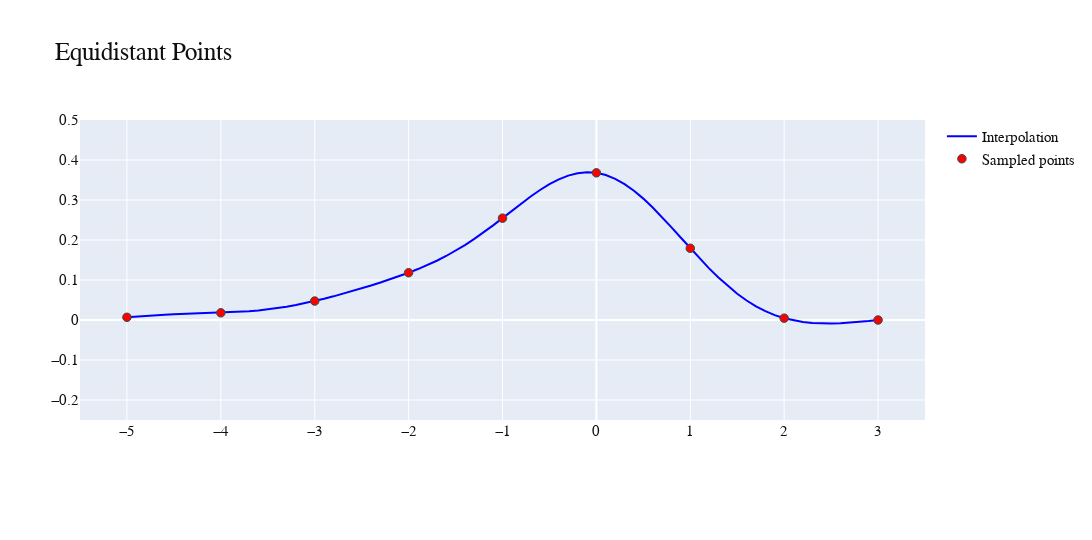

Notebook cell for this chart:
### Markdown cell above
##### Plotting the Interpolation

### Code cell
plot_rbf_interp("Equidistant Points", equal_x_datapoints, equal_y_datapoints, step_size, start, end, n_points)
plot_rbf_interp("Chebyshev Points", cheby_x_datapoints, cheby_y_datapoints, step_size, start, end, n_points)

### Figure 1 — Plotly figure (JSON) as saved in the notebook; plotly's stock layout.template omitted (floating-point values rounded to 4 significant figures)
{"data": [{"marker": {"color": "blue"}, "mode": "lines", "name": "Interpolation", "type": "scatter", "x": [-5, -4.9, -4.8, -4.7, -4.6, -4.5, -4.4, -4.3, -4.2, -4.1, -4, -3.9, -3.8, -3.7, -3.6, -3.5, -3.4, -3.3, -3.2, -3.1, -3, -2.9, -2.8, -2.7, -2.6, -2.5, -2.4, -2.3, -2.2, -2.1, -2, -1.9, -1.8, -1.7, -1.6, -1.5, -1.4, -1.3, -1.2, -1.1, -1, -0.9, -0.8, -0.7, -0.6, -0.5, -0.4, -0.3, -0.2, -0.1, 0, 0.1, 0.2, 0.3, 0.4, 0.5, 0.6, 0.7, 0.8, 0.9, 1, 1.1, 1.2, 1.3, 1.4, 1.5, 1.6, 1.7, 1.8, 1.9, 2, 2.1, 2.2, 2.3, 2.4, 2.5, 2.6, 2.7, 2.8, 2.9, 3], "y": [0.006693, 0.008636, 0.01034, 0.0118, 0.01304, 0.01408, 0.01496, 0.01572, 0.01643, 0.01716, 0.01798, 0.019, 0.02028, 0.02191, 0.02397, 0.02652, 0.02959, 0.03322, 0.03741, 0.04214, 0.04737, 0.05306, 0.05914, 0.06557, 0.07228, 0.07923, 0.08642, 0.09385, 0.1016, 0.1096, 0.1182, 0.1274, 0.1373, 0.1481, 0.16, 0.173, 0.1873, 0.2027, 0.2192, 0.2366, 0.2546, 0.273, 0.2912, 0.3087, 0.325, 0.3395, 0.3516, 0.361, 0.367, 0.3694, 0.3679, 0.3624, 0.353, 0.3398, 0.3232, 0.3035, 0.2813, 0.2571, 0.2317, 0.2056, 0.1794, 0.1537, 0.1291, 0.106, 0.08479, 0.06566, 0.04881, 0.03431, 0.02216, 0.01229, 0.004566, -0.001195, -0.005196, -0.007662, -0.008823, -0.008905, -0.008123, -0.006676, -0.004741, -0.002472, 3.801e-08]}, {"marker": {"color": "red", "line": {"color": "DarkSlateGrey", "width": 1}, "size": 8.5}, "mode": "markers", "name": "Sampled points", "type": "scatter", "x": [-5, -4, -3, -2, -1, 0, 1, 2, 3], "y": [0.006693, 0.01798, 0.04737, 0.1182, 0.2546, 0.3679, 0.1794, 0.004566, 3.801e-08]}], "layout": {"font": {"color": "#0e0f11", "family": "CMU Serif", "size": 15}, "height": 540, "margin": {"b": 120, "t": 120}, "title": {"font": {"size": 25}, "text": "Equidistant Points"}, "width": 1152, "xaxis": {"range": [-5.5, 3.5]}, "yaxis": {"range": [-0.25, 0.5]}}}
